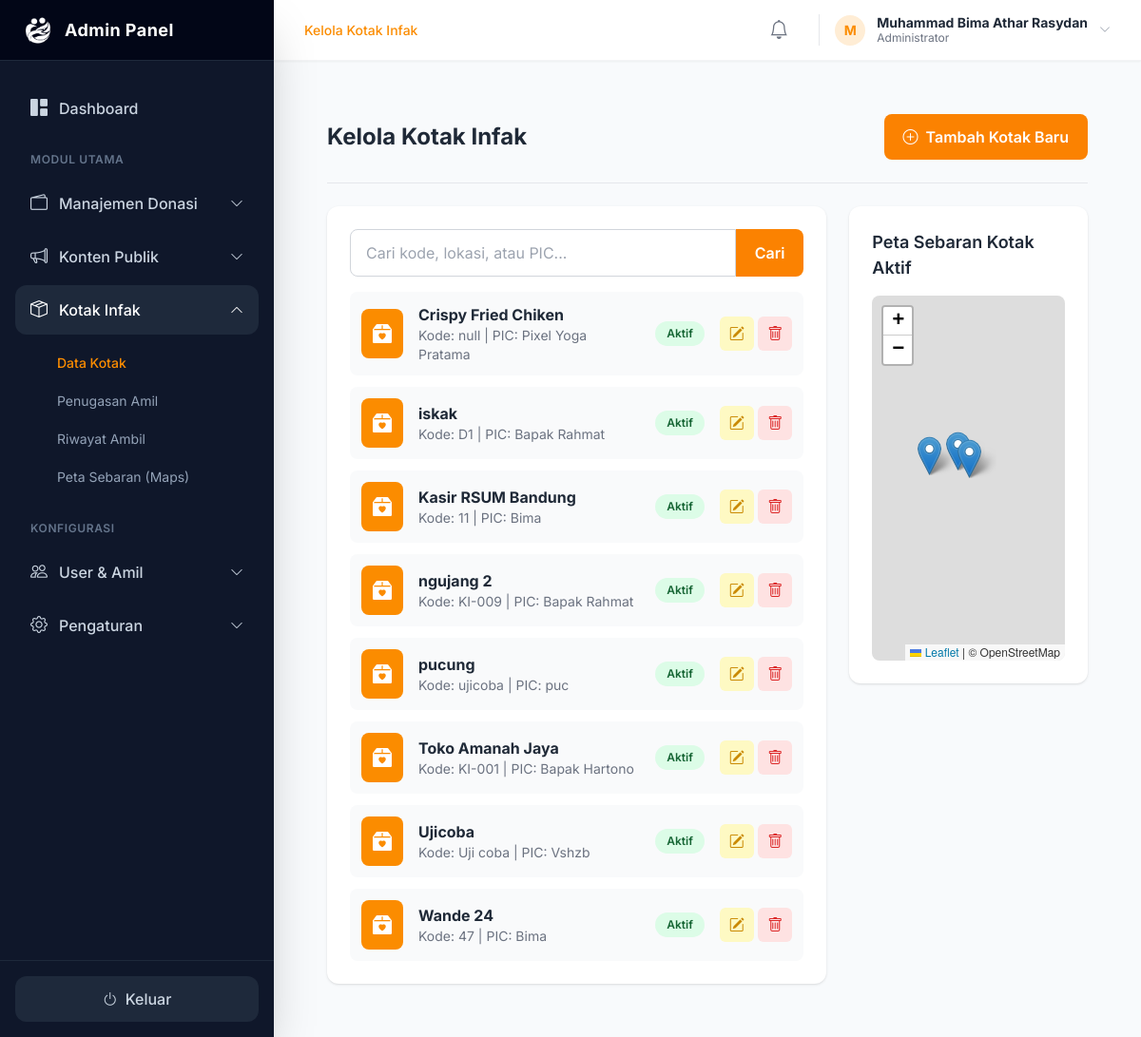
The app's page /admin/kelola_kotak_infak.php (signed in) with its own data.
### tables this page shows
CREATE TABLE `kotak_infak` (
  `id` int(11) NOT NULL,
  `kode_kotak` varchar(20) NOT NULL,
  `nama_lokasi` varchar(255) NOT NULL,
  `alamat` text DEFAULT NULL,
  `pic_nama` varchar(100) NOT NULL COMMENT 'Person in Charge',
  `pic_kontak` varchar(20) DEFAULT NULL,
  `latitude` decimal(10,8) DEFAULT NULL,
  `longitude` decimal(11,8) DEFAULT NULL,
  `link_gmaps` varchar(512) DEFAULT NULL,
  `tanggal_penempatan` date DEFAULT NULL,
  `status` enum('Aktif','Tidak Aktif') NOT NULL DEFAULT 'Aktif'
);

### admin/kelola_kotak_infak.php (the view, shortened to what this page needs)
<?php
require_once '../includes/config.php';
$page_title = "Kelola Kotak Infak";
$search = $_GET['search'] ?? '';
$page = isset($_GET['page']) ? (int)$_GET['page'] : 1;
$limit = 8;
$offset = ($page - 1) * $limit;
$sql_base = "FROM kotak_infak";
$sql_where = !empty($search) ? " WHERE (kode_kotak LIKE ? OR nama_lokasi LIKE ? OR pic_nama LIKE ?)" : '';
$search_param = "%{$search}%";
$stmt_data = $mysqli->prepare("SELECT id, kode_kotak, nama_lokasi, pic_nama, status " . $sql_base . $sql_where . " ORDER BY nama_lokasi ASC LIMIT ? OFFSET ?");
if(!empty($search)) {
    $stmt_data->bind_param('sssii', $search_param, $search_param, $search_param, $limit, $offset);
} else {
    $stmt_data->bind_param('ii', $limit, $offset);
}
$stmt_data->execute();
$result_kotak = $stmt_data->get_result();
require_once 'templates/header_admin.php';
?>
<link rel="stylesheet" href="https://unpkg.com/leaflet@1.9.4/dist/leaflet.css" />
<main class="main-content">
    <div class="page-header">
        <h1 class="text-2xl font-bold text-dark-text">Kelola Kotak Infak</h1>
        <a href="tambah_kotak_infak.php" class="btn-primary"><i class="bi bi-plus-circle mr-2"></i> Tambah Kotak
            Baru</a>
    </div>
    <div class="grid grid-cols-1 lg:grid-cols-3 gap-6 mt-6">
        <div class="lg:col-span-2">
            <div class="content-card">
                <form action="kelola_kotak_infak.php" method="GET" class="mb-4">
                    <div class="flex">
                        <input type="text" name="search" class="form-input rounded-r-none"
                            placeholder="Cari kode, lokasi, atau PIC..."
                            value="<?php echo htmlspecialchars($search); ?>">
                        <button type="submit" class="btn-primary rounded-l-none">Cari</button>
                    </div>
                </form>
                <div class="space-y-3">
                    <?php if ($result_kotak->num_rows > 0): ?>
                    <?php while($kotak = $result_kotak->fetch_assoc()): ?>
                    <div class="flex items-center gap-4 p-3 bg-gray-50 rounded-lg hover:bg-gray-100">
                        <div class="p-3 bg-primary-orange text-white rounded-lg"><i
                                class="bi bi-box2-heart-fill text-xl"></i></div>
                        <div class="flex-1">
                            <p class="font-bold text-dark-text"><?php echo htmlspecialchars($kotak['nama_lokasi']); ?>
                            </p>
                            <p class="text-sm text-gray-500">Kode: <?php echo htmlspecialchars($kotak['kode_kotak']); ?>
                                | PIC: <?php echo htmlspecialchars($kotak['pic_nama']); ?></p>
                        </div>
                        <span
                            class="badge-<?php echo $kotak['status'] == 'Aktif' ? 'success' : 'secondary'; ?>"><?php echo $kotak['status']; ?></span>
                        <div>
                            <a href="edit_kotak_infak.php?id=<?php echo $kotak['id']; ?>"
                                class="btn-icon bg-yellow-100 text-yellow-600 hover:bg-yellow-200" title="Edit"><i
                                    class="bi bi-pencil-square"></i></a>
                            <a href="hapus_kotak_infak.php?id=<?php echo $kotak['id']; ?>" class="btn-icon bg-red-100 text-red-600 hover:bg-red-200"
                                onclick="return confirm('Yakin?');" title="Hapus"><i class="bi bi-trash"></i></a>
                        </div>
                    </div>
                    <?php endwhile; ?>
                    <?php else: ?>
                    <p class="text-center text-gray-500 py-8">Tidak ada kotak infak ditemukan.</p>
                    <?php endif; ?>
                </div>
            </div>
        </div>
        <div class="lg:col-span-1">
            <div class="content-card">
                <h3 class="card-title mb-4">Peta Sebaran Kotak Aktif</h3>
                <div id="map" class="h-96 rounded-lg z-10"></div>
            </div>
        </div>
    </div>
</main>
<?php require_once 'templates/footer_admin.php'; ?>

### admin/templates/header_admin.php (shortened to what this page needs)
<?php
$admin_nama_lengkap = $_SESSION['admin_nama_lengkap'] ?? 'Admin';
?>
<!DOCTYPE html>
<html lang="id">
<head>
    <script src="https://cdn.tailwindcss.com"></script>
    <link rel="stylesheet" href="https://cdn.jsdelivr.net/npm/bootstrap-icons@1.11.3/font/bootstrap-icons.min.css">
</head>
<body class="bg-slate-50 text-gray-800" x-data="{ sidebarOpen: false }">
    <div class="flex h-screen overflow-hidden">
        <?php require_once 'sidebar_admin.php'; ?>
        <div class="flex-1 flex flex-col overflow-hidden relative">
            <header class="h-16 bg-white shadow-sm border-b border-gray-100 flex items-center justify-between px-4 lg:px-8 z-30 relative">
                <div class="flex items-center gap-4">
                    <div class="hidden md:flex items-center text-sm font-medium text-gray-500">
                        <span class="text-primary-orange"><?php echo isset($page_title) ? htmlspecialchars($page_title) : 'Dashboard'; ?></span>
                    </div>
                </div>
                <div class="flex items-center gap-4 lg:gap-6">
                    <div class="relative" x-data="{ notifOpen: false }" @click.away="notifOpen = false">
                        <button @click="notifOpen = !notifOpen" class="relative p-2 text-gray-500 hover:text-primary-orange transition-colors focus:outline-none">
                            <i class="bi bi-bell text-xl"></i>
                        </button>
                    </div>
                    <div class="relative" x-data="{ dropdownOpen: false }" @click.away="dropdownOpen = false">
                        <button @click="dropdownOpen = !dropdownOpen" class="flex items-center gap-3 focus:outline-none pl-2 lg:pl-4 lg:border-l border-gray-200">
                            <div class="w-8 h-8 rounded-full bg-orange-100 text-primary-orange flex items-center justify-center font-bold text-sm">
                                <?php echo strtoupper(substr($admin_nama_lengkap, 0, 1)); ?>
                            </div>
                            <div class="hidden md:block text-left">
                                <p class="text-sm font-bold text-dark-text leading-tight"><?php echo htmlspecialchars($admin_nama_lengkap); ?></p>
                                <p class="text-xs text-gray-500">Administrator</p>
                            </div>
                            <i class="bi bi-chevron-down text-xs text-gray-400 transition-transform duration-200" :class="{'rotate-180': dropdownOpen}"></i>
                        </button>
                    </div>
                </div>
            </header>
            <main class="flex-1 overflow-y-auto bg-slate-50 p-4 lg:p-8">

### admin/templates/sidebar_admin.php (shortened to what this page needs)
<?php
$current_page_title = $page_title ?? '';
$active_group = '';
$page_groups = [
    'donasi' => ['Konfirmasi Donasi', 'Riwayat Donasi', 'Laporan & Impor Data'],
    'konten' => ['Kelola Program Donasi', 'Kelola Berita', 'Kelola Dokumentasi Kegiatan', 'Kelola Majalah', 'Kelola Slider Halaman Depan', 'Kelola Komentar'],
    'kotak' => ['Kelola Kotak Infak', 'Penugasan Amil', 'Riwayat Pengambilan Kotak Infak', 'Peta Navigasi Kotak Infak'],
    'manajemen' => ['Kelola Amil', 'Kelola Donatur & Blast WA', 'Kelola Metode Pembayaran'],
    'sistem' => ['Pengaturan Website', 'Statistik', 'Ganti Password']
];
foreach ($page_groups as $group => $titles) {
    if (in_array($current_page_title, $titles)) {
        $active_group = $group;
        break;
    }
}
?>
<aside :class="sidebarOpen ? 'translate-x-0' : '-translate-x-full'"
       class="fixed inset-y-0 left-0 z-50 w-72 bg-slate-900 text-slate-300 transition-transform duration-300 ease-in-out lg:translate-x-0 lg:static lg:inset-0 flex flex-col shadow-2xl">
    <div class="flex items-center justify-between h-16 px-6 bg-slate-950 border-b border-slate-800 shrink-0">
        <div class="flex items-center gap-3">
            <img src="../assets/images/logo.png" alt="Logo" class="h-8 w-auto brightness-0 invert">
            <span class="font-bold text-lg text-white tracking-wide">Admin Panel</span>
        </div>
    </div>
    <div class="flex-1 overflow-y-auto py-6 px-4 space-y-1 custom-scrollbar" x-data="{ activeAccordion: '<?php echo $active_group; ?>' }">
        <a href="dashboard.php" class="flex items-center gap-3 px-4 py-3 rounded-xl transition-all duration-200 <?php echo ($page_title == 'Dashboard Admin') ? 'bg-primary-orange text-white shadow-lg shadow-orange-500/30' : 'hover:bg-slate-800 hover:text-white'; ?>">
            <i class="bi bi-grid-1x2-fill text-lg"></i>
            <span class="font-medium">Dashboard</span>
        </a>
        <div class="pt-4 pb-2">
            <p class="px-4 text-xs font-semibold text-slate-500 uppercase tracking-wider">Modul Utama</p>
        </div>
        <div class="space-y-1">
            <button @click="activeAccordion = activeAccordion === 'donasi' ? '' : 'donasi'"
                    class="w-full flex items-center justify-between px-4 py-3 rounded-xl transition-all duration-200 <?php echo ($active_group == 'donasi') ? 'bg-slate-800 text-white' : 'hover:bg-slate-800/50 hover:text-white'; ?>">
                <div class="flex items-center gap-3">
                    <i class="bi bi-wallet2 text-lg"></i>
                    <span class="font-medium">Manajemen Donasi</span>
                </div>
                <i class="bi bi-chevron-down text-sm transition-transform duration-300" :class="activeAccordion === 'donasi' ? 'rotate-180' : ''"></i>
            </button>
        </div>
        <div class="space-y-1">
            <button @click="activeAccordion = activeAccordion === 'konten' ? '' : 'konten'"
                    class="w-full flex items-center justify-between px-4 py-3 rounded-xl transition-all duration-200 <?php echo ($active_group == 'konten') ? 'bg-slate-800 text-white' : 'hover:bg-slate-800/50 hover:text-white'; ?>">
                <div class="flex items-center gap-3">
                    <i class="bi bi-megaphone text-lg"></i>
                    <span class="font-medium">Konten Publik</span>
                </div>
                <i class="bi bi-chevron-down text-sm transition-transform duration-300" :class="activeAccordion === 'konten' ? 'rotate-180' : ''"></i>
            </button>
        </div>
        <div class="space-y-1">
            <button @click="activeAccordion = activeAccordion === 'kotak' ? '' : 'kotak'"
                    class="w-full flex items-center justify-between px-4 py-3 rounded-xl transition-all duration-200 <?php echo ($active_group == 'kotak') ? 'bg-slate-800 text-white' : 'hover:bg-slate-800/50 hover:text-white'; ?>">
                <div class="flex items-center gap-3">
                    <i class="bi bi-box-seam text-lg"></i>
                    <span class="font-medium">Kotak Infak</span>
                </div>
                <i class="bi bi-chevron-down text-sm transition-transform duration-300" :class="activeAccordion === 'kotak' ? 'rotate-180' : ''"></i>
            </button>
            <div x-show="activeAccordion === 'kotak'" x-collapse>
                <div class="pl-11 pr-4 py-2 space-y-1">
                    <a href="kelola_kotak_infak.php" class="block py-2 text-sm transition-colors <?php echo ($page_title == 'Kelola Kotak Infak') ? 'text-primary-orange font-medium' : 'text-slate-400 hover:text-white'; ?>">Data Kotak</a>
                    <a href="kelola_tugas.php" class="block py-2 text-sm transition-colors <?php echo ($page_title == 'Penugasan Amil') ? 'text-primary-orange font-medium' : 'text-slate-400 hover:text-white'; ?>">Penugasan Amil</a>
                    <a href="riwayat_pengambilan.php" class="block py-2 text-sm transition-colors <?php echo ($page_title == 'Riwayat Pengambilan Kotak Infak') ? 'text-primary-orange font-medium' : 'text-slate-400 hover:text-white'; ?>">Riwayat Ambil</a>
                    <a href="peta_kotak_infak.php" class="block py-2 text-sm transition-colors <?php echo ($page_title == 'Peta Navigasi Kotak Infak') ? 'text-primary-orange font-medium' : 'text-slate-400 hover:text-white'; ?>">Peta Sebaran (Maps)</a>
                </div>
            </div>
        </div>
        <div class="pt-4 pb-2">
            <p class="px-4 text-xs font-semibold text-slate-500 uppercase tracking-wider">Konfigurasi</p>
        </div>
        <div class="space-y-1">
            <button @click="activeAccordion = activeAccordion === 'manajemen' ? '' : 'manajemen'"
                    class="w-full flex items-center justify-between px-4 py-3 rounded-xl transition-all duration-200 <?php echo ($active_group == 'manajemen') ? 'bg-slate-800 text-white' : 'hover:bg-slate-800/50 hover:text-white'; ?>">
                <div class="flex items-center gap-3">
                    <i class="bi bi-people text-lg"></i>
                    <span class="font-medium">User & Amil</span>
                </div>
                <i class="bi bi-chevron-down text-sm transition-transform duration-300" :class="activeAccordion === 'manajemen' ? 'rotate-180' : ''"></i>
            </button>
        </div>
        <div class="space-y-1">
            <button @click="activeAccordion = activeAccordion === 'sistem' ? '' : 'sistem'"
                    class="w-full flex items-center justify-between px-4 py-3 rounded-xl transition-all duration-200 <?php echo ($active_group == 'sistem') ? 'bg-slate-800 text-white' : 'hover:bg-slate-800/50 hover:text-white'; ?>">
                <div class="flex items-center gap-3">
                    <i class="bi bi-gear text-lg"></i>
                    <span class="font-medium">Pengaturan</span>
                </div>
                <i class="bi bi-chevron-down text-sm transition-transform duration-300" :class="activeAccordion === 'sistem' ? 'rotate-180' : ''"></i>
            </button>
        </div>
    </div>
    <div class="p-4 border-t border-slate-800 shrink-0">
        <a href="../logout.php" class="flex items-center justify-center gap-2 w-full py-3 px-4 bg-slate-800 hover:bg-red-500/10 text-slate-300 hover:text-red-500 rounded-xl transition-colors font-medium">
            <i class="bi bi-power"></i> Keluar
        </a>
    </div>
</aside>

### admin/templates/footer_admin.php
            </main>
        </div>
    </div>
</body>
</html>

### admin/templates/header_admin.php (style rules this page uses)
body { font-family: 'Inter', sans-serif; background-color: #f8fafc; }
.main-content { flex-grow: 1; padding: 1.5rem; overflow-y: auto; }
.page-header { display: flex; justify-content: space-between; align-items: center; padding-bottom: 1.5rem; border-bottom: 1px solid #e5e7eb; }
.content-card { background-color: #ffffff; border-radius: 0.75rem; padding: 1.5rem; box-shadow: 0 1px 3px 0 rgb(0 0 0 / 0.1), 0 1px 2px -1px rgb(0 0 0 / 0.1); }
.card-title { font-size: 1.125rem; font-weight: 600; color: #1f2937; }
.form-input, .form-select, .form-textarea { width: 100%; border: 1px solid #d1d5db; border-radius: 0.5rem; padding: 0.75rem 1rem; transition: all 0.2s ease; }
.btn-primary { background-color: #fb8201; color: white; padding: 0.75rem 1.25rem; border-radius: 0.5rem; font-weight: 600; display: inline-flex; align-items: center; transition: background-color 0.2s ease; }
.btn-icon { width: 36px; height: 36px; border-radius: 0.375rem; display: inline-flex; align-items: center; justify-content: center; transition: background-color 0.2s ease; }
.badge-success { background-color: #dcfce7; color: #166534; font-weight: 600; font-size: 0.75rem; padding: 0.25rem 0.75rem; border-radius: 9999px; }

### records on screen
kotak_infak: nama_lokasi "Crispy Fried Chiken", kode_kotak "null", pic_nama "Pixel Yoga Pratama", status "Aktif"
kotak_infak: nama_lokasi "iskak", kode_kotak "D1", pic_nama "Bapak Rahmat", status "Aktif"
kotak_infak: nama_lokasi "Kasir RSUM Bandung", kode_kotak "11", pic_nama "Bima", status "Aktif"
kotak_infak: nama_lokasi "ngujang 2", kode_kotak "KI-009", pic_nama "Bapak Rahmat", status "Aktif"
kotak_infak: nama_lokasi "pucung", kode_kotak "ujicoba", pic_nama "puc", status "Aktif"
kotak_infak: nama_lokasi "Toko Amanah Jaya", kode_kotak "KI-001", pic_nama "Bapak Hartono", status "Aktif"
kotak_infak: nama_lokasi "Ujicoba", kode_kotak "Uji coba", pic_nama "Vshzb", status "Aktif"
kotak_infak: nama_lokasi "Wande 24", kode_kotak "47", pic_nama "Bima", status "Aktif"

### other values on screen
$page_title "Kelola Kotak Infak"
substr($admin_nama_lengkap, 0, 1) "M"
$admin_nama_lengkap "Muhammad Bima Athar Rasydan"
